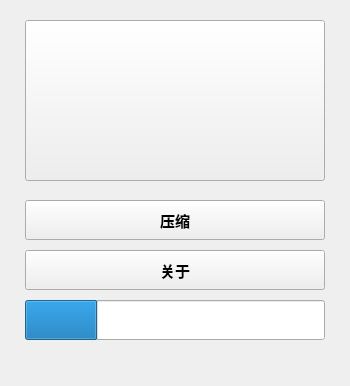
<?xml version="1.0" encoding="UTF-8"?>
<ui version="4.0">
 <class>MainWindow</class>
 <widget class="QMainWindow" name="MainWindow">
  <property name="geometry">
   <rect>
    <x>0</x>
    <y>0</y>
    <width>350</width>
    <height>386</height>
   </rect>
  </property>
  <property name="windowTitle">
   <string>MainWindow</string>
  </property>
  <property name="animated">
   <bool>true</bool>
  </property>
  <widget class="QWidget" name="centralwidget">
   <widget class="QProgressBar" name="progressBar">
    <property name="enabled">
     <bool>true</bool>
    </property>
    <property name="geometry">
     <rect>
      <x>25</x>
      <y>300</y>
      <width>300</width>
      <height>40</height>
     </rect>
    </property>
    <property name="font">
     <font>
      <family>思源黑体 CN Heavy</family>
      <pointsize>11</pointsize>
      <weight>75</weight>
      <bold>true</bold>
     </font>
    </property>
    <property name="cursor">
     <cursorShape>ArrowCursor</cursorShape>
    </property>
    <property name="value">
     <number>24</number>
    </property>
    <property name="textVisible">
     <bool>false</bool>
    </property>
   </widget>
   <widget class="QPushButton" name="runBtn">
    <property name="geometry">
     <rect>
      <x>25</x>
      <y>200</y>
      <width>300</width>
      <height>40</height>
     </rect>
    </property>
    <property name="minimumSize">
     <size>
      <width>0</width>
      <height>30</height>
     </size>
    </property>
    <property name="font">
     <font>
      <family>思源黑体 CN Heavy</family>
      <pointsize>11</pointsize>
      <weight>75</weight>
      <bold>true</bold>
     </font>
    </property>
    <property name="cursor">
     <cursorShape>PointingHandCursor</cursorShape>
    </property>
    <property name="text">
     <string>压缩</string>
    </property>
   </widget>
   <widget class="QPushButton" name="aboutBtn">
    <property name="geometry">
     <rect>
      <x>25</x>
      <y>250</y>
      <width>300</width>
      <height>40</height>
     </rect>
    </property>
    <property name="minimumSize">
     <size>
      <width>0</width>
      <height>30</height>
     </size>
    </property>
    <property name="font">
     <font>
      <family>思源黑体 CN Heavy</family>
      <pointsize>11</pointsize>
      <weight>75</weight>
      <bold>true</bold>
     </font>
    </property>
    <property name="cursor">
     <cursorShape>PointingHandCursor</cursorShape>
    </property>
    <property name="text">
     <string>关于</string>
    </property>
   </widget>
   <widget class="QPushButton" name="fileBtn">
    <property name="geometry">
     <rect>
      <x>25</x>
      <y>20</y>
      <width>300</width>
      <height>161</height>
     </rect>
    </property>
    <property name="font">
     <font>
      <family>思源黑体 CN Heavy</family>
      <pointsize>9</pointsize>
      <weight>75</weight>
      <bold>true</bold>
      <stylestrategy>PreferDefault</stylestrategy>
     </font>
    </property>
    <property name="cursor">
     <cursorShape>PointingHandCursor</cursorShape>
    </property>
    <property name="text">
     <string/>
    </property>
   </widget>
  </widget>
  <widget class="QMenuBar" name="menubar">
   <property name="geometry">
    <rect>
     <x>0</x>
     <y>0</y>
     <width>350</width>
     <height>23</height>
    </rect>
   </property>
  </widget>
 </widget>
 <resources/>
 <connections/>
</ui>
